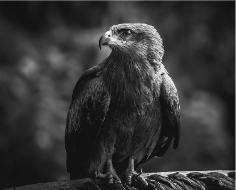
#> input picture lab_02/Screenshot 2025-07-07 102203.png, 236 x 190 px, found by its file name
$ jupyter execute CSE438_LAB2.ipynb
#> lines starting #> are read from the running program, lines starting #| are printed output that depends on the picture
[cell 1]
# This Python 3 environment comes with many helpful analytics libraries installed
# It is defined by the kaggle/python Docker image: https://github.com/kaggle/docker-python
# For example, here's several helpful packages to load

import numpy as np # linear algebra
import pandas as pd # data processing, CSV file I/O (e.g. pd.read_csv)

# Input data files are available in the read-only "../input/" directory
# For example, running this (by clicking run or pressing Shift+Enter) will list all files under the input directory

import os
for dirname, _, filenames in os.walk('/kaggle/input'):
    for filename in filenames:
        print(os.path.join(dirname, filename))

# You can write up to 20GB to the current directory (/kaggle/working/) that gets preserved as output when you create a version using "Save & Run All"
# You can also write temporary files to /kaggle/temp/, but they won't be saved outside of the current session

[cell 2]
import cv2
import numpy as np
import matplotlib.pyplot as plt

[cell 3]
def show_image(img, title ='',cmap ='gray'):
    plt.imshow(img, cmap=cmap)
    plt.title(title)
    plt.axis('off')
    plt.show()

[cell 4]
fig1_path ='/kaggle/input/lab-02/lab_02_cse438/Screenshot 2025-07-07 102203.png'
fig2_path ='/kaggle/input/lab-02/lab_02_cse438/Screenshot 2025-07-07 102309.png'

[cell 5]
fig1 = cv2.imread(fig1_path,cv2.IMREAD_GRAYSCALE)
#> fig1 is the input picture: shape (190, 236); min 8, max 248, mean 53.4
fig2 = cv2.imread(fig2_path,cv2.IMREAD_GRAYSCALE)
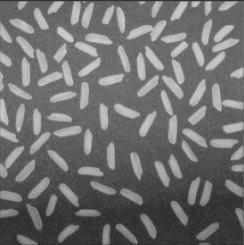
#> input picture lab_02/Screenshot 2025-07-07 102309.png, 244 x 245 px, found by its file name
#> fig2: shape (245, 244); min 39, max 204, mean 110.5

[cell 6]
show_image(fig1,"Fig. 1")
show_image(fig2,"Fig. 2")

[cell 7]
def show_image_and_hist(img, title='Image'):
    plt.figure(figsize=(12, 4))
    plt.subplot(1, 2, 1)
    plt.imshow(img, cmap='gray')
    plt.tilte(title)
    plt.axis('off')
    plt.sobplot(1, 2, 2)
    plt.hist(img.ravel(), 256, [0, 256], color='blue' , alpha=0.7)
    plt.tilte(f'{title} HISTOGRAM')
    plt.xlabel('Pixel Value')
    plt.Ylabel('Frequency')
    plt.tight_layout()
    plt.show()

[cell 8]
# Show the original image only
plt.figure(figsize=(6, 6))
plt.imshow(fig1, cmap='gray', vmin=0, vmax=255)
plt.title("Original Image")
plt.axis('off')
plt.show()

# Show the histogram of the original image
plt.figure(figsize=(6, 4))
plt.hist(fig1.ravel(), 256, [0, 256], color='gray', alpha=0.7)
plt.title("Histogram of Original Image")
plt.xlabel("Pixel Value")
plt.ylabel("Frequency")
plt.grid(True)
plt.show()
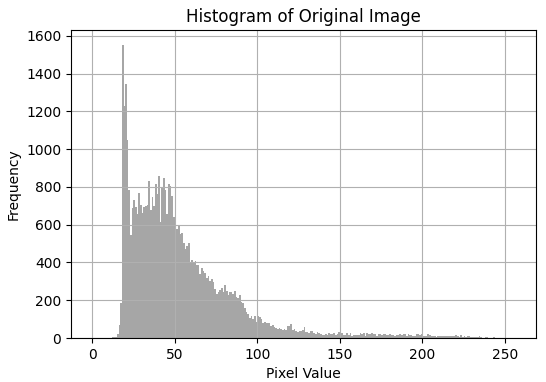
#> figure drawn by matplotlib, 1 panel; tallest bar 1553 high, from x = 18 to 19

[cell 9]
# Contrast stretching
min_val = np.min(fig1)
#> min_val = 8
max_val = np.max(fig1)
#> max_val = 248
contrast_stretched = ((fig1 - min_val) / (max_val - min_val) * 255).astype(np.uint8)

# Show the image only
plt.figure(figsize=(6, 6))
plt.imshow(contrast_stretched, cmap='gray', vmin=0, vmax=255)
plt.title("Contrast Stretched Image")
plt.axis('off')
plt.show()

# Show the histogram only
plt.figure(figsize=(6, 4))
plt.hist(contrast_stretched.ravel(), 256, [0, 256], color='blue', alpha=0.7)
plt.title("Histogram of Contrast Stretched Image")
plt.xlabel("Pixel Value")
plt.ylabel("Frequency")
plt.grid(True)
plt.show()
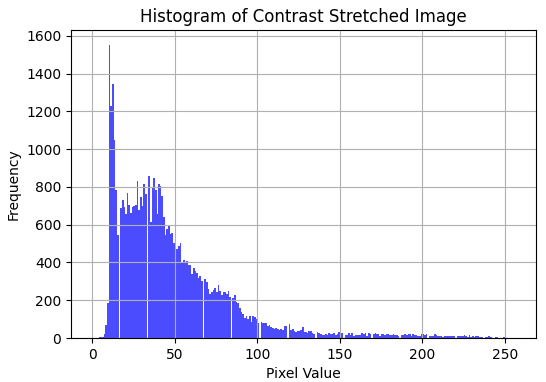
#> figure drawn by matplotlib, 1 panel; tallest bar 1553 high, from x = 10 to 11

[cell 10]
# Ensure image is 8-bit grayscale
image = fig1.astype(np.uint8)

# Plot all 8 bit planes
plt.figure(figsize=(12, 8))
for i in range(8):
    # Create bitmask for the i-th bit
    bit_plane = (image >> i) & 1
    bit_plane_img = (bit_plane * 255).astype(np.uint8)

    # Show bit plane
    plt.subplot(2, 4, i + 1)
    plt.imshow(bit_plane_img, cmap='gray')
    plt.title(f'Bit Plane {i}')
    plt.axis('off')
#> this loop made 8 passes
#> pass 1, `bit_plane = (image >> i) & 1`:
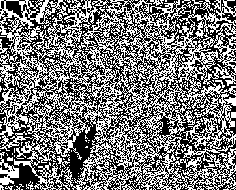
#> bit_plane: shape (190, 236); values 0 (black) and 1 (white), 47.7% white in thin lines or dots
#> pass 2, `bit_plane = (image >> i) & 1`:
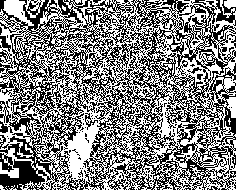
#> bit_plane: shape (190, 236); values 0 (black) and 1 (white), 51.1% white; black in thin lines or dots

plt.suptitle('Bit Plane Slicing', fontsize=16)
plt.tight_layout()
plt.show()
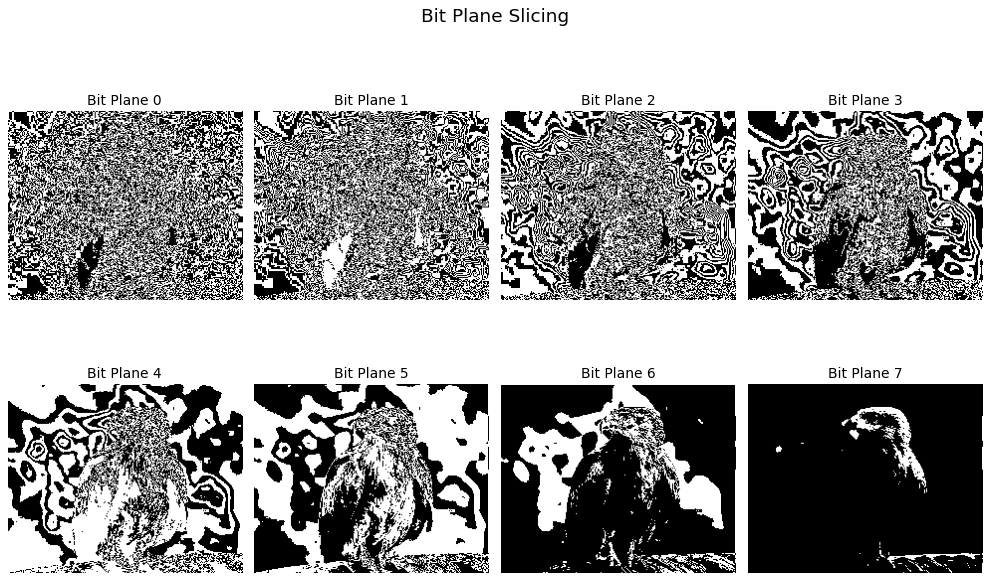
#> figure drawn by matplotlib, 8 panels

[cell 11]
image = fig2.astype(np.float32)

# Logarithmic Transformation
c_log = 255 / np.log(1 + np.max(image))
#> c_log = 47.91
log_transformed = c_log * np.log(1 + image)
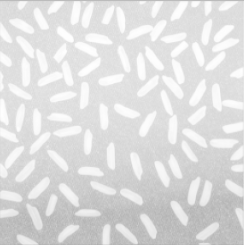
#> log_transformed: shape (245, 244) float32; min 176.7, max 255, mean 222.5
log_transformed = np.array(log_transformed, dtype=np.uint8)

# Power-law (Gamma) Transformation
gamma = 1.5  # you can adjust this value
normalized_img = image / 255.0
power_law_transformed = 255 * (normalized_img ** gamma)
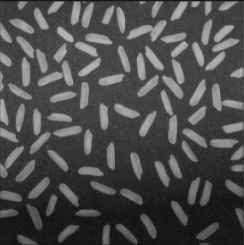
#> power_law_transformed: shape (245, 244) float32; min 15.25, max 182.5, mean 76.5
power_law_transformed = np.array(power_law_transformed, dtype=np.uint8)

def show_image_and_hist_separate(img, title):
#> called with title = 'Logarithmic Transformation'
    plt.figure(figsize=(6,6))
    plt.imshow(img, cmap='gray', vmin=0, vmax=255)
    plt.title(title)
    plt.axis('off')
    plt.show()

    plt.figure(figsize=(6,4))
    plt.hist(img.ravel(), bins=256, range=[0,255], color='blue', alpha=0.7)
    plt.title(f"Histogram of {title}")
    plt.xlabel("Pixel Value")
    plt.ylabel("Frequency")
    plt.grid(True)
    plt.show()
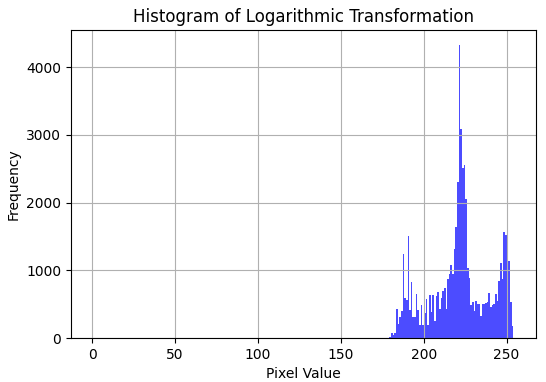
#> figure drawn by matplotlib, 1 panel; tallest bar 4330 high, from x = 221.1 to 222.1

show_image_and_hist_separate(log_transformed, "Logarithmic Transformation")
show_image_and_hist_separate(power_law_transformed, "Power-law (Gamma) Transformation")
#> call 2 of show_image_and_hist_separate, with title = 'Power-law (Gamma) Transformation'
#> in show_image_and_hist_separate (call 2), `plt.show()`:
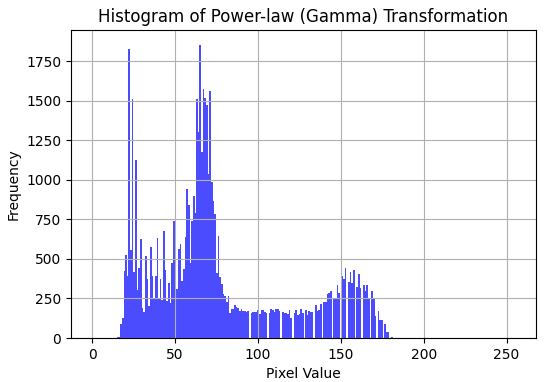
#> figure drawn by matplotlib, 1 panel; tallest bar 1855 high, from x = 64.75 to 65.74
